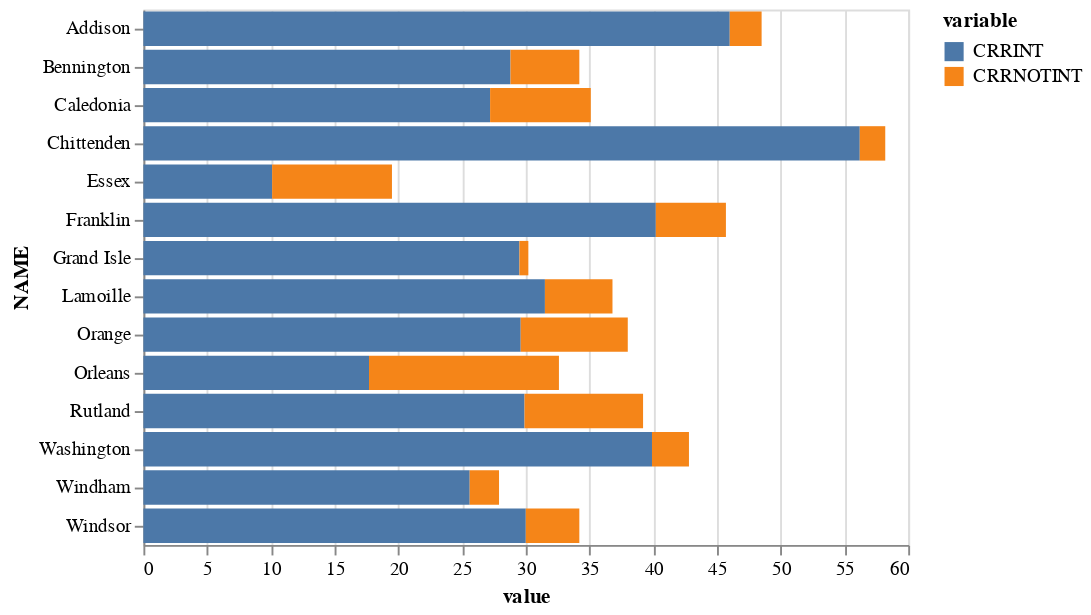

Here is the notebook cell this chart was saved with:
### Code cell
alt.Chart(rr_county_stack).mark_bar().encode(
    x=alt.X("value"),
    y="NAME",
    color="variable",
    tooltip=list(rr_county_stack.columns)
)

### Figure 1 — Vega-Lite specification as saved in the notebook (floating-point values rounded to 4 significant figures)
{"config": {"view": {"continuousWidth": 400, "continuousHeight": 300}}, "data": {"name": "data-01ff06be4cf06eafa63bf61e40890f37"}, "mark": "bar", "encoding": {"color": {"type": "nominal", "field": "variable"}, "tooltip": [{"type": "nominal", "field": "NAME"}, {"type": "nominal", "field": "variable"}, {"type": "quantitative", "field": "value"}], "x": {"type": "quantitative", "field": "value"}, "y": {"type": "nominal", "field": "NAME"}}, "$schema": "https://vega.github.io/schema/vega-lite/v4.8.1.json", "datasets": {"data-01ff06be4cf06eafa63bf61e40890f37": [{"NAME": "Bennington", "variable": "CRRINT", "value": 28.8}, {"NAME": "Caledonia", "variable": "CRRINT", "value": 27.2}, {"NAME": "Chittenden", "variable": "CRRINT", "value": 56.2}, {"NAME": "Essex", "variable": "CRRINT", "value": 10.1}, {"NAME": "Franklin", "variable": "CRRINT", "value": 40.2}, {"NAME": "Grand Isle", "variable": "CRRINT", "value": 29.5}, {"NAME": "Lamoille", "variable": "CRRINT", "value": 31.5}, {"NAME": "Orange", "variable": "CRRINT", "value": 29.6}, {"NAME": "Orleans", "variable": "CRRINT", "value": 17.7}, {"NAME": "Rutland", "variable": "CRRINT", "value": 29.9}, {"NAME": "Washington", "variable": "CRRINT", "value": 39.9}, {"NAME": "Windham", "variable": "CRRINT", "value": 25.6}, {"NAME": "Windsor", "variable": "CRRINT", "value": 30.0}, {"NAME": "Addison", "variable": "CRRINT", "value": 46.0}, {"NAME": "Bennington", "variable": "CRRNOTINT", "value": 5.4}, {"NAME": "Caledonia", "variable": "CRRNOTINT", "value": 7.9}, {"NAME": "Chittenden", "variable": "CRRNOTINT", "value": 2.0}, {"NAME": "Essex", "variable": "CRRNOTINT", "value": 9.4}, {"NAME": "Franklin", "variable": "CRRNOTINT", "value": 5.5}, {"NAME": "Grand Isle", "variable": "CRRNOTINT", "value": 0.7}, {"NAME": "Lamoille", "variable": "CRRNOTINT", "value": 5.3}, {"NAME": "Orange", "variable": "CRRNOTINT", "value": 8.4}, {"NAME": "Orleans", "variable": "CRRNOTINT", "value": 14.9}, {"NAME": "Rutland", "variable": "CRRNOTINT", "value": 9.3}, {"NAME": "Washington", "variable": "CRRNOTINT", "value": 2.9}, {"NAME": "Windham", "variable": "CRRNOTINT", "value": 2.3}, {"NAME": "Windsor", "variable": "CRRNOTINT", "value": 4.2}, {"NAME": "Addison", "variable": "CRRNOTINT", "value": 2.5}]}}
